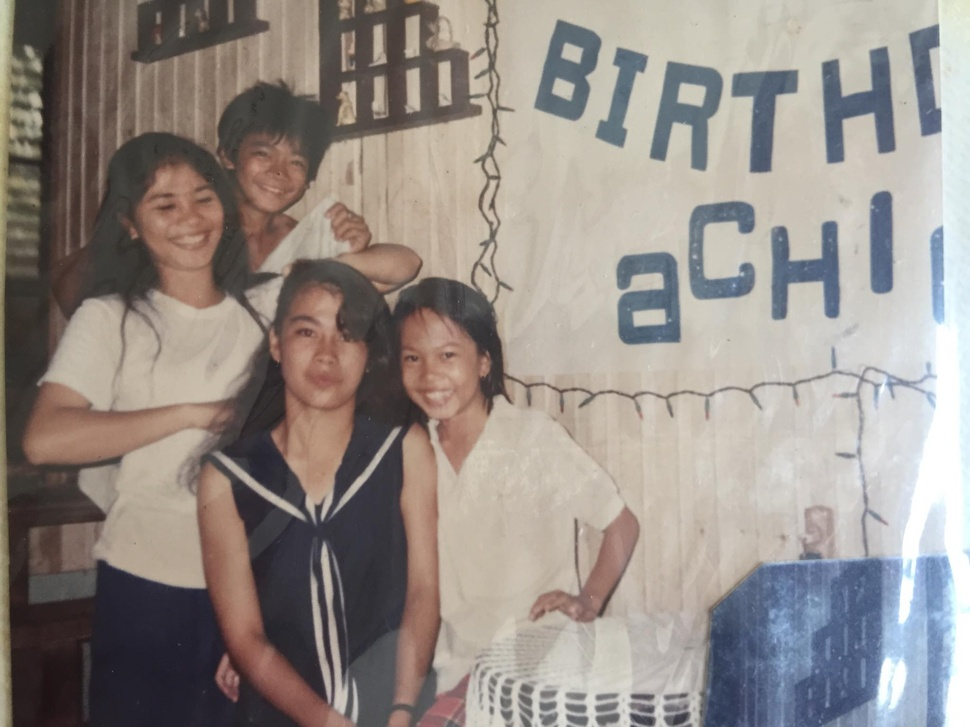
%> input picture A6_ColorEnhancement/bday.jpg, 970 x 727 px, shrunk from 2048 x 1536 before the run
$ octave ColorEnhancement.m   (GNU Octave 9; MATLAB toolbox functions it lacks are replaced by stand-ins)
%> lines starting %> are read from the running program, lines starting %| are printed output that depends on the picture
%% Image Procurement
clear all;
DarkIm = imread('C:\Users\AndreaRica\Documents\Andy\AP 186\A6\bday.jpg');
%> DarkIm is the input picture: size 727x970x3 uint8; mean R, G, B 148.6, 140.4, 135.1
figure(1); imshow(DarkIm);

red = double(DarkIm(:,:,1));
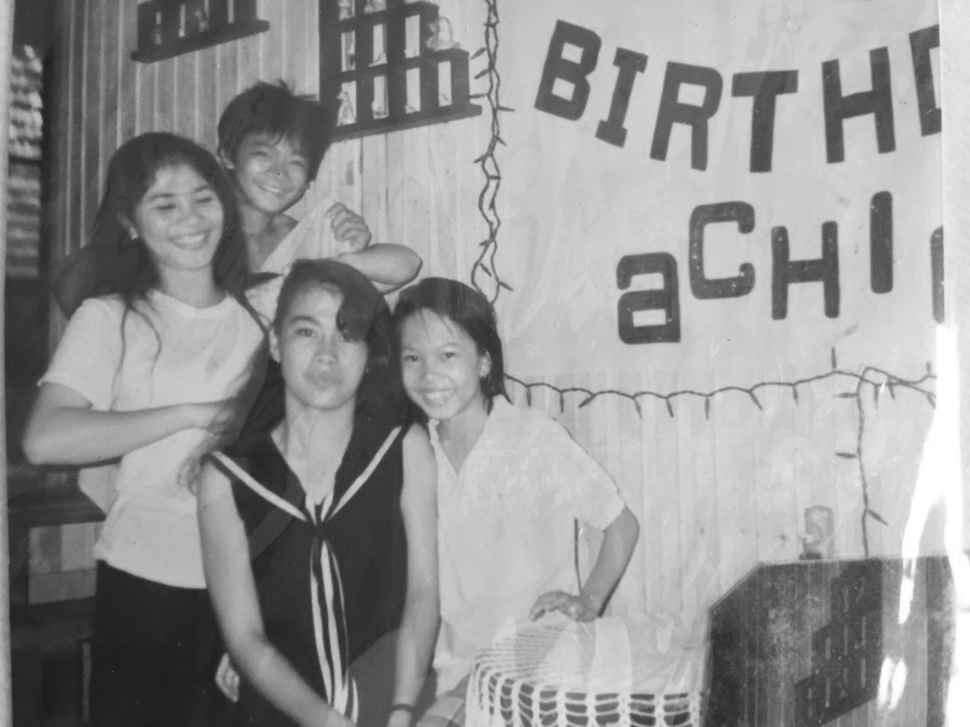
%> red: size 727x970 double; min 26, max 255, mean 148.6
green = double(DarkIm(:,:,2));
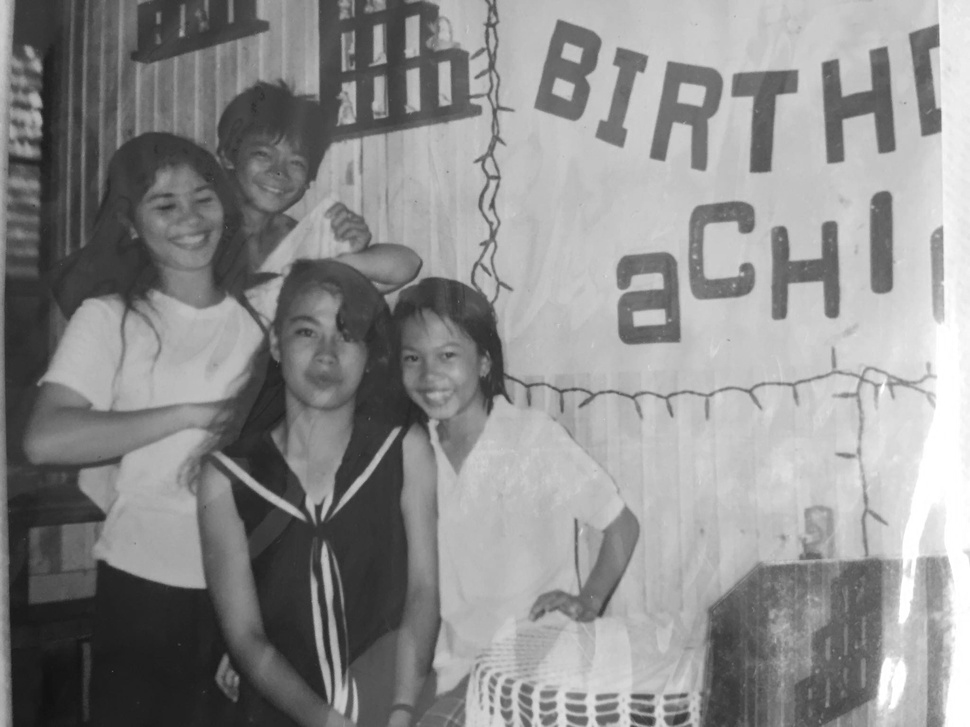
%> green: size 727x970 double; min 17, max 255, mean 140.4
blue = double(DarkIm(:,:,3));
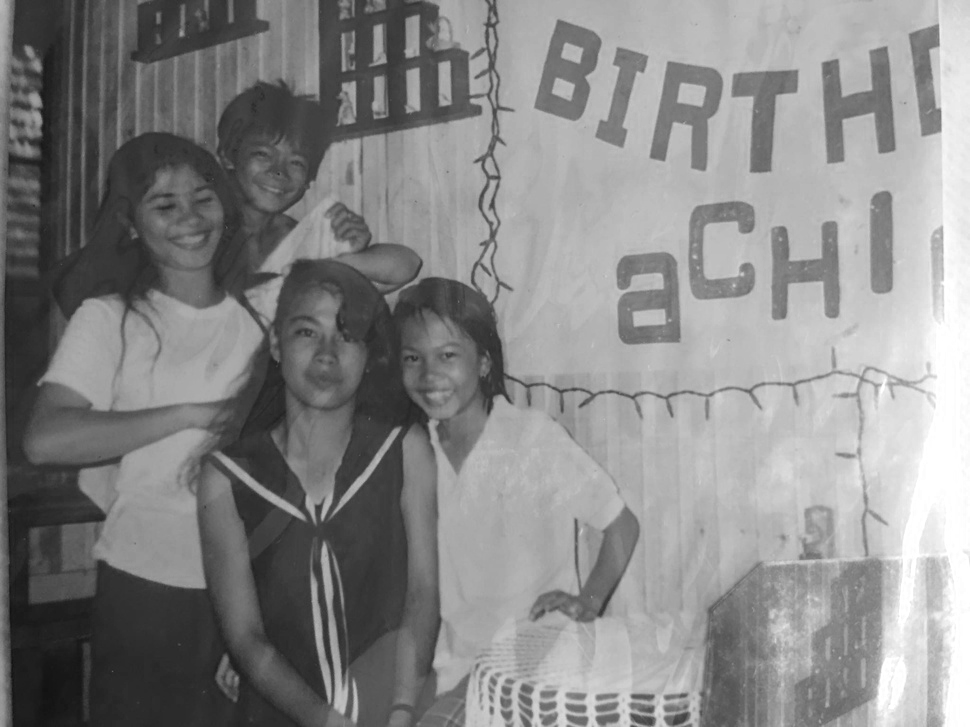
%> blue: size 727x970 double; min 18, max 255, mean 135.1

% red = (DarkIm(:,:,1));
% green = (DarkIm(:,:,2));
% blue = (DarkIm(:,:,3));
%% Contrast Stretching
%% minimum, maximum

% [5 lines of commented-out code are left out]

%%
mini_r = min(red,[],'all');
%> mini_r = 26
mini_g = min(min(green));
%> mini_g = 17
mini_b = min(min(blue));
%> mini_b = 18

maxi_r = max(max(red));
%> maxi_r = 255
maxi_g = max(max(green));
%> maxi_g = 255
maxi_b = max(max(blue));
%> maxi_b = 255

%% equations

stretch_r = ((red-mini_r)/(maxi_r-mini_r))*255;
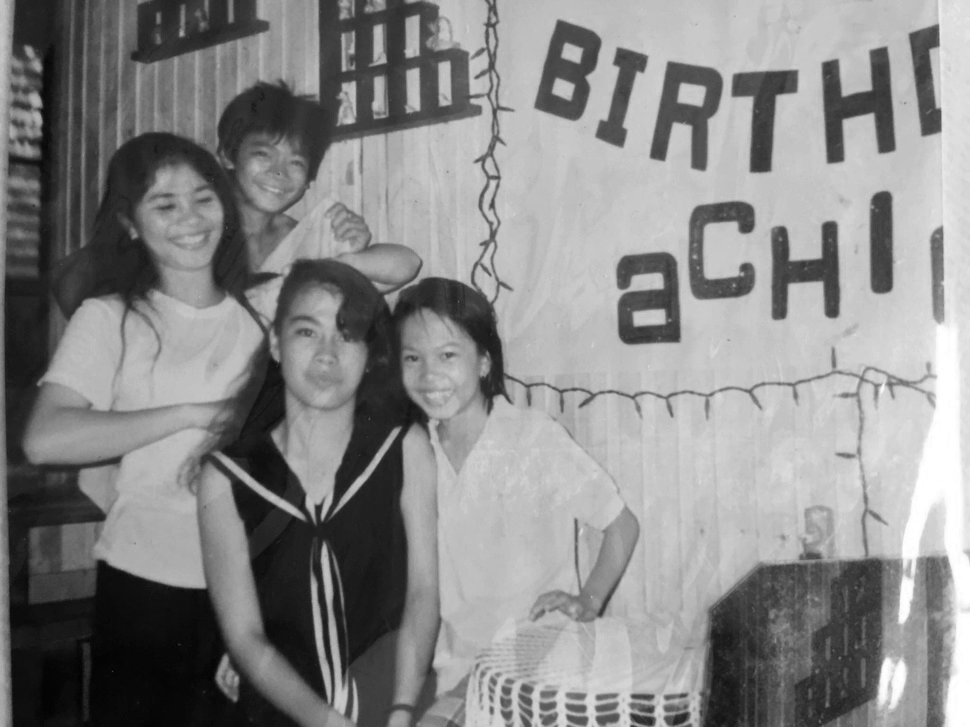
%> stretch_r: size 727x970 double; min 0, max 255, mean 136.5
stretch_g = ((green-mini_g)/(maxi_r-mini_g))*255;
stretch_b = ((blue-mini_b)/(maxi_r-mini_b))*255;

new_r = uint8(floor(stretch_r));
new_g = uint8(floor(stretch_g));
new_b = uint8(floor(stretch_b));

% [7 lines of commented-out code are left out]


figure(11); hold on
imhist(new_b);
imhist(new_r);
imhist(new_g);
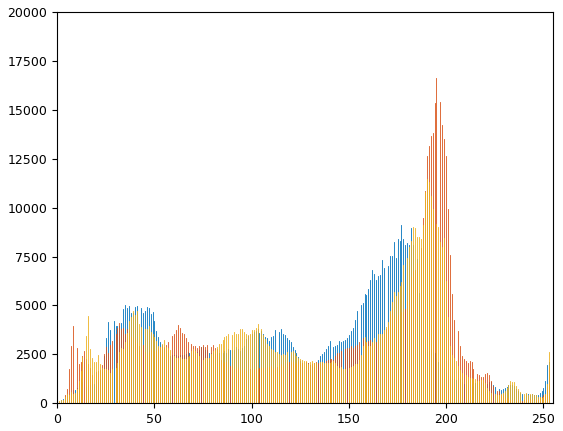
%> figure redrawn from the program's plot data; highest point at x = 177, y = 9099; highest point at x = 195, y = 16603; highest point at x = 190, y = 11447
saveas(11, 'nPDF.png');
%% All channels
% final = cat(3, new_r, new_g, new_b);
final = cat(3, stretch_r, stretch_g, stretch_b);
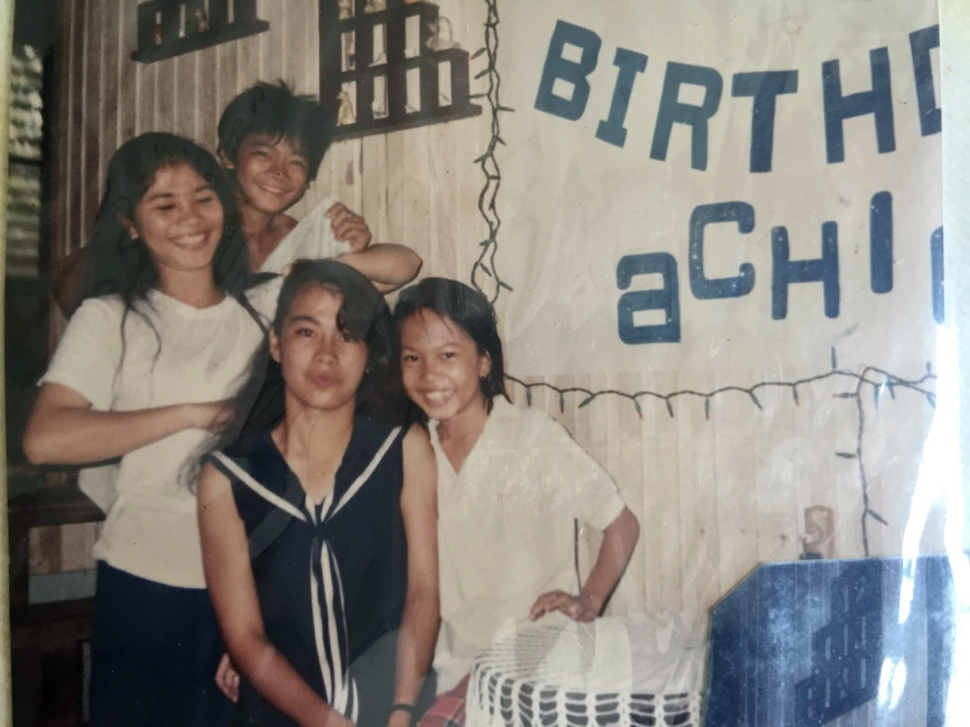
%> final: size 727x970x3 double; mean R, G, B 136.5, 132.3, 126
figure(2); imshow(final);
saveas(2,'CS.png');

%% White Patch Algorithm
%%
%> (the run ends here)

$ run again, with A6_ColorEnhancement/old.jpg copied over A6_ColorEnhancement/bday.jpg
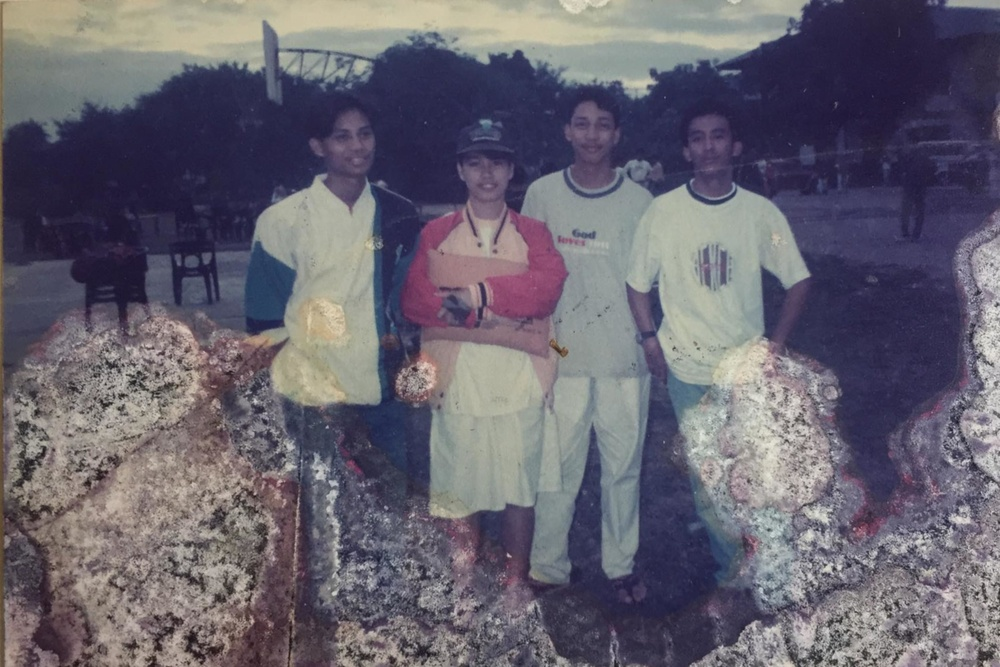
%> input picture A6_ColorEnhancement/old.jpg, 1000 x 667 px, shrunk from 1708 x 1140 before the run
%> DarkIm is the input picture: size 667x1000x3 uint8; mean R, G, B 103.3, 99.4, 111.2
%> `blue = double(DarkIm(:,:,3));`:
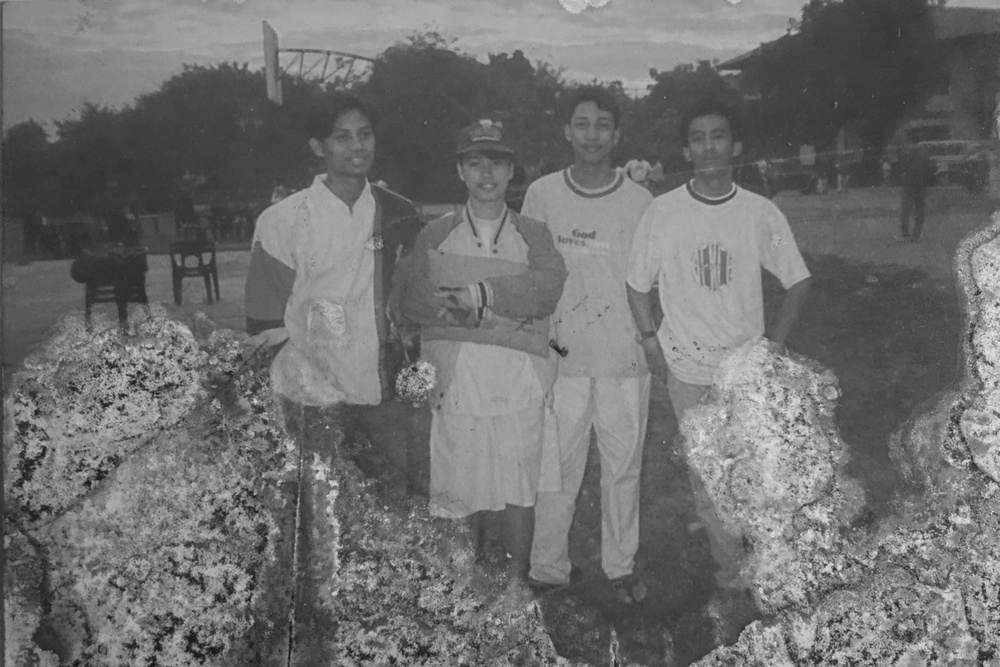
%> blue: size 667x1000 double; min 15, max 227, mean 111.2
%> mini_r = 21
%> mini_g = 14
%> mini_b = 15
%> maxi_r = 232
%> maxi_g = 230
%> maxi_b = 227
%> `imhist(new_g);`:
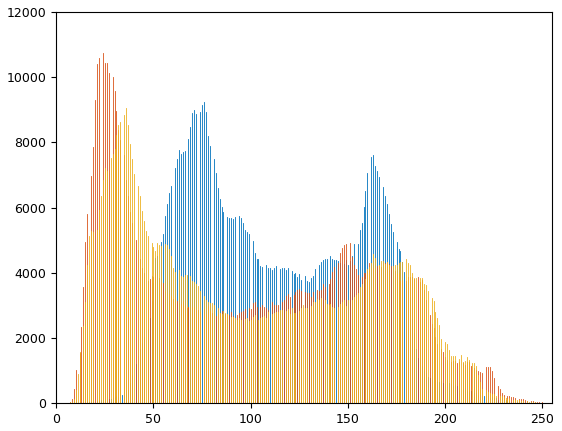
%> figure redrawn from the program's plot data; highest point at x = 76, y = 9253; highest point at x = 24, y = 10737; highest point at x = 36, y = 9040

$ run again, with A6_ColorEnhancement/try_fb2.jpg copied over A6_ColorEnhancement/bday.jpg
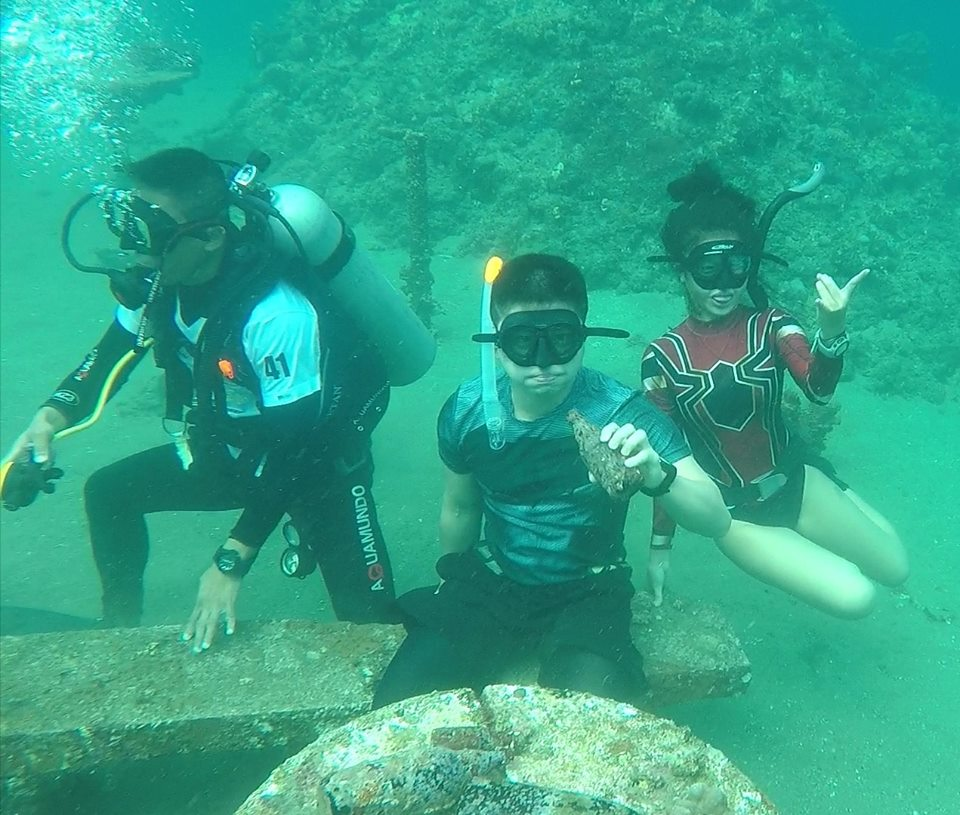
%> input picture A6_ColorEnhancement/try_fb2.jpg, 960 x 815 px
%> DarkIm is the input picture: size 815x960x3 uint8; mean R, G, B 49.1, 166.5, 139
%> `blue = double(DarkIm(:,:,3));`:
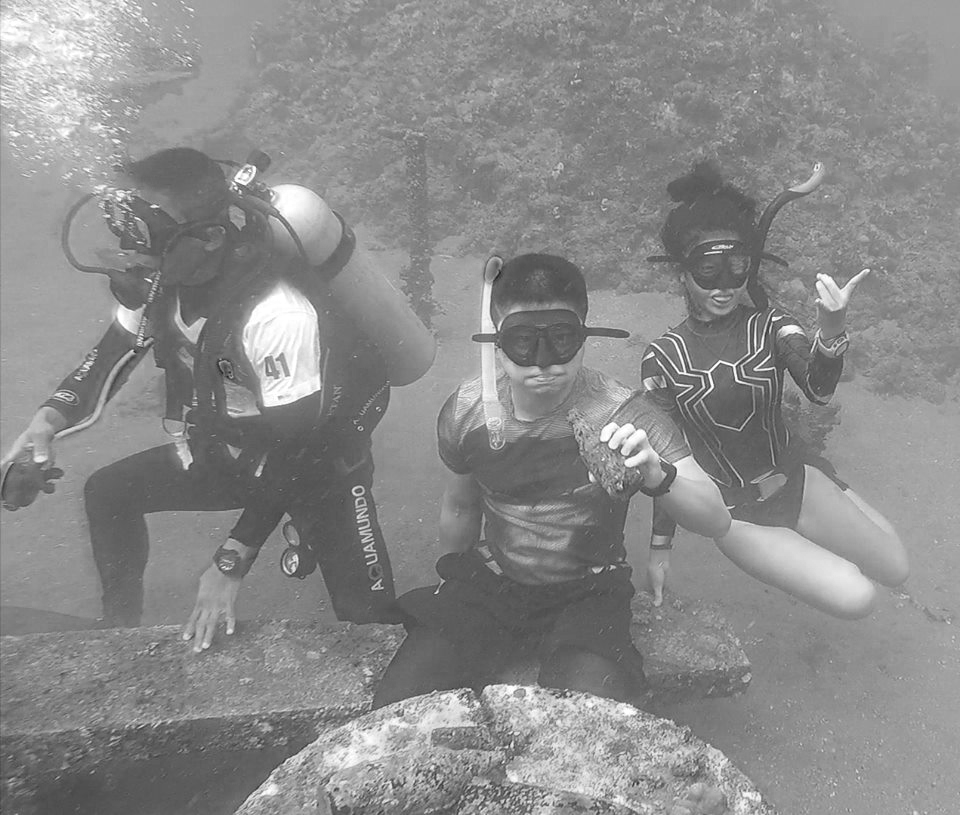
%> blue: size 815x960 double; min 35, max 255, mean 139
%> mini_r = 0
%> mini_g = 56
%> mini_b = 35
%> maxi_r = 255
%> `imshow(final)`:
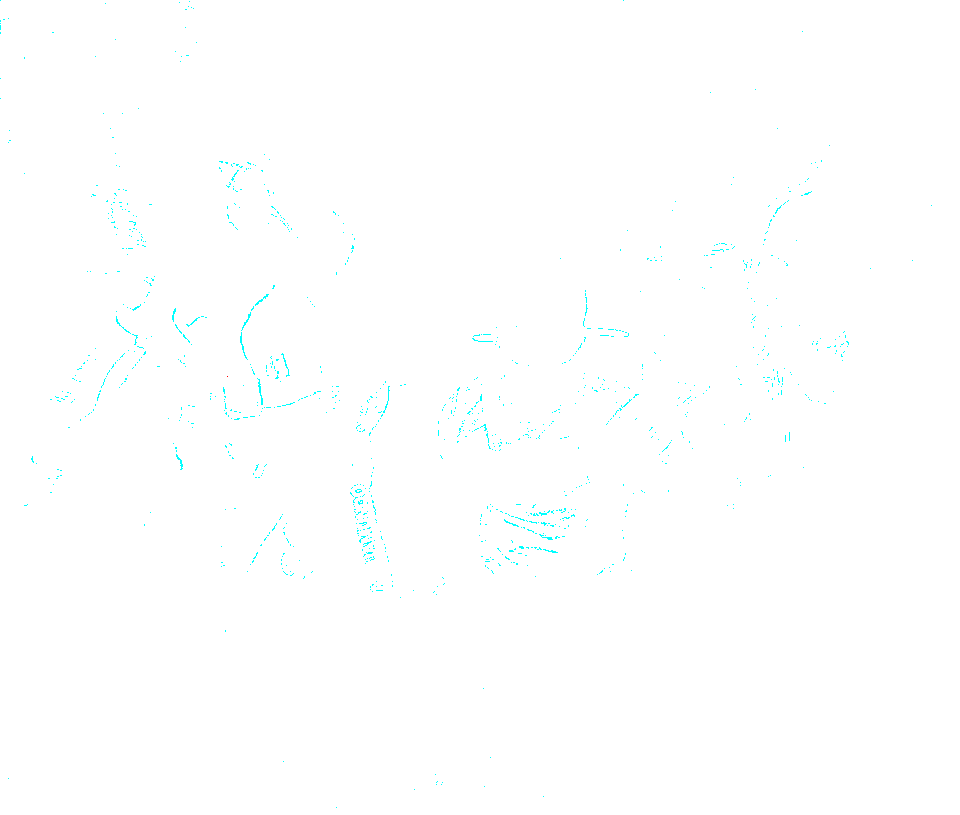
%> displayed picture: size 815x960x3, on the screen's scale of 0 to 255; mean R, G, B 254, 255, 255
